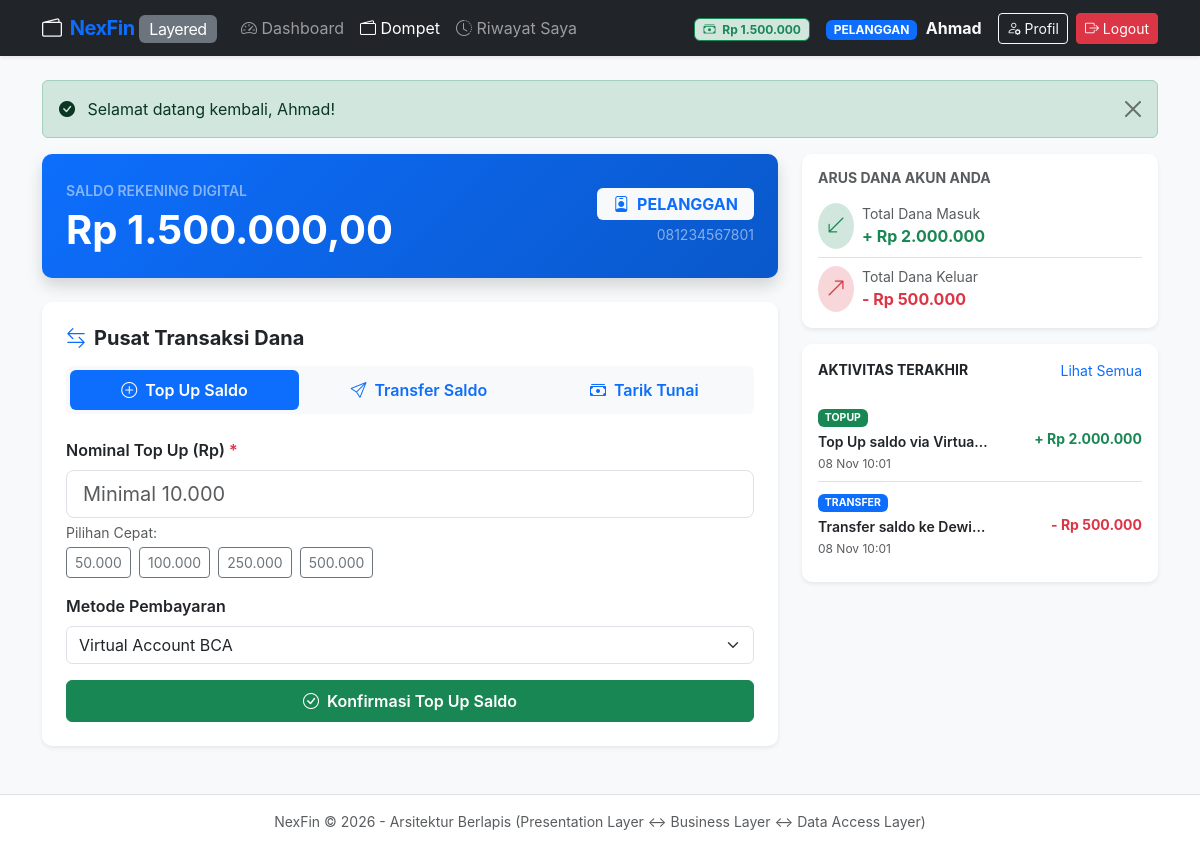
The page /Layered/index.php?page=wallet (signed in) on the database its author committed.
### tables this page shows
CREATE TABLE `users` (
    `id` INT AUTO_INCREMENT PRIMARY KEY,
    `nama_depan` VARCHAR(50) NOT NULL,
    `nama_belakang` VARCHAR(50) NOT NULL,
    `no_hp` VARCHAR(20) NOT NULL UNIQUE,
    `email` VARCHAR(100) NOT NULL UNIQUE,
    `password` VARCHAR(255) NOT NULL,
    `role` ENUM('pelanggan', 'admin', 'super_admin') NOT NULL DEFAULT 'pelanggan',
    `status_aktif` BOOLEAN NOT NULL DEFAULT TRUE,
    `saldo` DECIMAL(15, 2) NOT NULL DEFAULT 0.00,
    `created_by` INT NULL,
    `created_at` TIMESTAMP NOT NULL DEFAULT CURRENT_TIMESTAMP,
    `updated_at` TIMESTAMP NOT NULL DEFAULT CURRENT_TIMESTAMP ON UPDATE CURRENT_TIMESTAMP,
    CONSTRAINT `fk_users_created_by` FOREIGN KEY (`created_by`) REFERENCES `users`(`id`) ON DELETE SET NULL ON UPDATE CASCADE
);

CREATE TABLE `transactions` (
    `id` INT AUTO_INCREMENT PRIMARY KEY,
    `pengirim_id` INT NULL,
    `penerima_id` INT NULL,
    `jenis` ENUM('TOPUP', 'TRANSFER', 'WITHDRAW') NOT NULL,
    `nominal` DECIMAL(15, 2) NOT NULL,
    `saldo_akhir` DECIMAL(15, 2) NOT NULL,
    `keterangan` VARCHAR(255) NULL,
    `created_at` TIMESTAMP NOT NULL DEFAULT CURRENT_TIMESTAMP,
    CONSTRAINT `fk_trans_pengirim` FOREIGN KEY (`pengirim_id`) REFERENCES `users`(`id`) ON DELETE SET NULL ON UPDATE CASCADE,
    CONSTRAINT `fk_trans_penerima` FOREIGN KEY (`penerima_id`) REFERENCES `users`(`id`) ON DELETE SET NULL ON UPDATE CASCADE
);

### Layered/src/presentation/views/wallet/index.php (the view, shortened to what the rows shown need)
<?php require __DIR__ . '/../layout/header.php'; ?>
<div class="row g-4">
    <div class="col-lg-8">
        <div class="card bg-primary text-white p-4 mb-4 shadow" style="background: linear-gradient(135deg, #0d6efd 0%, #0a58ca 100%);">
            <div class="d-flex justify-content-between align-items-center">
                <div>
                    <span class="text-white-50 small text-uppercase fw-semibold">Saldo Rekening Digital</span>
                    <h1 class="display-6 fw-bold mb-0 mt-1">
                        Rp <?= number_format($currentBalance, 2, ',', '.') ?>
                    </h1>
                </div>
                <div class="text-end">
                    <span class="badge bg-light text-primary px-3 py-2 fs-6">
                        <i class="bi bi-person-badge me-1"></i> <?= htmlspecialchars(strtoupper($currentUser['role'])) ?>
                    </span>
                    <div class="small text-white-50 mt-1"><?= htmlspecialchars($currentUser['no_hp']) ?></div>
                </div>
            </div>
        </div>
        <div class="card p-4 shadow-sm">
            <h5 class="fw-bold mb-3"><i class="bi bi-arrow-left-right text-primary me-2"></i>Pusat Transaksi Dana</h5>
            <ul class="nav nav-pills nav-fill mb-4 p-1 bg-light rounded" id="walletTab" role="tablist">
                <li class="nav-item" role="presentation">
                    <button class="nav-link active fw-semibold" id="topup-tab" data-bs-toggle="tab" data-bs-target="#topup" type="button" role="tab">
                        <i class="bi bi-plus-circle me-1"></i> Top Up Saldo
                    </button>
                </li>
                <li class="nav-item" role="presentation">
                    <button class="nav-link fw-semibold" id="transfer-tab" data-bs-toggle="tab" data-bs-target="#transfer" type="button" role="tab">
                        <i class="bi bi-send me-1"></i> Transfer Saldo
                    </button>
                </li>
                <li class="nav-item" role="presentation">
                    <button class="nav-link fw-semibold" id="withdraw-tab" data-bs-toggle="tab" data-bs-target="#withdraw" type="button" role="tab">
                        <i class="bi bi-cash-stack me-1"></i> Tarik Tunai
                    </button>
                </li>
            </ul>
            <div class="tab-content" id="walletTabContent">
                <div class="tab-pane fade show active" id="topup" role="tabpanel">
                    <form action="index.php?page=wallet-topup" method="POST">
                        <div class="mb-3">
                            <label class="form-label fw-semibold">Nominal Top Up (Rp) <span class="text-danger">*</span></label>
                            <input type="number" name="nominal" class="form-control form-control-lg" placeholder="Minimal 10.000" min="10000" step="1000" required>
                            <div class="form-text">Pilihan Cepat:</div>
                            <div class="d-flex gap-2 mt-1">
                                <button type="button" class="btn btn-sm btn-outline-secondary" onclick="document.getElementsByName('nominal')[0].value=50000">50.000</button>
                                <button type="button" class="btn btn-sm btn-outline-secondary" onclick="document.getElementsByName('nominal')[0].value=100000">100.000</button>
                                <button type="button" class="btn btn-sm btn-outline-secondary" onclick="document.getElementsByName('nominal')[0].value=250000">250.000</button>
                                <button type="button" class="btn btn-sm btn-outline-secondary" onclick="document.getElementsByName('nominal')[0].value=500000">500.000</button>
                            </div>
                        </div>
                        <div class="mb-3">
                            <label class="form-label fw-semibold">Metode Pembayaran</label>
                            <select name="keterangan" class="form-select">
                                <option value="Top Up via Virtual Account BCA">Virtual Account BCA</option>
                            </select>
                        </div>
                        <button type="submit" class="btn btn-success w-100 py-2 fw-semibold">
                            <i class="bi bi-check-circle me-1"></i> Konfirmasi Top Up Saldo
                        </button>
                    </form>
                </div>
            </div>
        </div>
    </div>
    <div class="col-lg-4">
        <div class="card p-3 mb-3 shadow-sm">
            <h6 class="fw-bold mb-3 text-muted text-uppercase small">Arus Dana Akun Anda</h6>
            <div class="d-flex justify-content-between align-items-center mb-2 pb-2 border-bottom">
                <div class="d-flex align-items-center">
                    <div class="rounded-circle bg-success-subtle p-2 text-success me-2">
                        <i class="bi bi-arrow-down-left fs-5"></i>
                    </div>
                    <div>
                        <div class="small text-muted">Total Dana Masuk</div>
                        <div class="fw-bold text-success">+ Rp <?= number_format($cashFlow['total_masuk'], 0, ',', '.') ?></div>
                    </div>
                </div>
            </div>
            <div class="d-flex justify-content-between align-items-center">
                <div class="d-flex align-items-center">
                    <div class="rounded-circle bg-danger-subtle p-2 text-danger me-2">
                        <i class="bi bi-arrow-up-right fs-5"></i>
                    </div>
                    <div>
                        <div class="small text-muted">Total Dana Keluar</div>
                        <div class="fw-bold text-danger">- Rp <?= number_format($cashFlow['total_keluar'], 0, ',', '.') ?></div>
                    </div>
                </div>
            </div>
        </div>
        <div class="card p-3 shadow-sm">
            <div class="d-flex justify-content-between align-items-center mb-3">
                <h6 class="fw-bold mb-0 text-dark small text-uppercase">Aktivitas Terakhir</h6>
                <a href="index.php?page=wallet-history" class="small text-primary text-decoration-none">Lihat Semua</a>
            </div>
            <?php if (empty($recentHistory)): ?>
                <div class="text-center py-4 text-muted small">
                    <i class="bi bi-receipt fs-4 d-block mb-1"></i> Belum ada aktivitas transaksi.
                </div>
            <?php else: ?>
                <ul class="list-group list-group-flush small">
                    <?php foreach ($recentHistory as $tx): ?>
                        <?php
                            $isIncoming = ($tx['jenis'] === 'TOPUP') || ($tx['jenis'] === 'TRANSFER' && $tx['penerima_id'] == $currentUser['id']);
                        ?>
                        <li class="list-group-item px-0 py-2 d-flex justify-content-between align-items-center">
                            <div>
                                <span class="badge <?= $tx['jenis'] === 'TOPUP' ? 'bg-success' : ($tx['jenis'] === 'TRANSFER' ? 'bg-primary' : 'bg-warning text-dark') ?>">
                                    <?= $tx['jenis'] ?>
                                </span>
                                <div class="fw-semibold text-truncate mt-1" style="max-width: 170px;" title="<?= htmlspecialchars($tx['keterangan']) ?>">
                                    <?= htmlspecialchars($tx['keterangan']) ?>
                                </div>
                                <span class="text-muted" style="font-size: 0.75rem;"><?= date('d M H:i', strtotime($tx['created_at'])) ?></span>
                            </div>
                            <div class="text-end fw-bold <?= $isIncoming ? 'text-success' : 'text-danger' ?>">
                                <?= $isIncoming ? '+' : '-' ?> Rp <?= number_format($tx['nominal'], 0, ',', '.') ?>
                            </div>
                        </li>
                    <?php endforeach; ?>
                </ul>
            <?php endif; ?>
        </div>
    </div>
</div>
<?php require __DIR__ . '/../layout/footer.php'; ?>

### Layered/src/presentation/views/layout/header.php (shortened to what the rows shown need)
<?php
$currentUser = $_SESSION['user'] ?? null;
$page = $_GET['page'] ?? '';
?>
<!DOCTYPE html>
<html lang="id">
<head>
    <link href="https://cdn.jsdelivr.net/npm/bootstrap@5.3.3/dist/css/bootstrap.min.css" rel="stylesheet">
    <link href="https://cdn.jsdelivr.net/npm/bootstrap-icons@1.11.3/font/bootstrap-icons.min.css" rel="stylesheet">
</head>
<body>
<nav class="navbar navbar-expand-lg navbar-dark bg-dark mb-4 shadow-sm">
    <div class="container">
        <a class="navbar-brand text-primary fw-bold" href="index.php?page=dashboard">
            <i class="bi bi-wallet2 text-light me-1"></i> NexFin <span class="badge bg-secondary fs-6 fw-normal">Layered</span>
        </a>
        <div class="collapse navbar-collapse" id="navMenu">
            <?php if ($currentUser): ?>
                <ul class="navbar-nav me-auto mb-2 mb-lg-0">
                    <li class="nav-item">
                        <a class="nav-link <?= $page === 'dashboard' ? 'active' : '' ?>" href="index.php?page=dashboard">
                            <i class="bi bi-speedometer2"></i> Dashboard
                        </a>
                    </li>
                    <?php if ($currentUser['role'] === 'pelanggan' || $currentUser['role'] === 'admin'): ?>
                        <li class="nav-item">
                            <a class="nav-link <?= $page === 'wallet' ? 'active' : '' ?>" href="index.php?page=wallet">
                                <i class="bi bi-wallet2"></i> Dompet
                            </a>
                        </li>
                        <li class="nav-item">
                            <a class="nav-link <?= $page === 'wallet-history' ? 'active' : '' ?>" href="index.php?page=wallet-history">
                                <i class="bi bi-clock-history"></i> Riwayat Saya
                            </a>
                        </li>
                    <?php endif; ?>
                </ul>
                <ul class="navbar-nav ms-auto align-items-center">
                    <?php if (isset($currentUser['saldo']) && ($currentUser['role'] === 'pelanggan' || $currentUser['role'] === 'admin')): ?>
                        <li class="nav-item me-3 text-light">
                            <span class="badge bg-success-subtle text-success border border-success px-2 py-1">
                                <i class="bi bi-cash-stack me-1"></i> Rp <?= number_format($currentUser['saldo'], 0, ',', '.') ?>
                            </span>
                        </li>
                    <?php endif; ?>
                    <li class="nav-item me-3 text-light">
                        <span class="badge bg-primary badge-role me-1"><?= htmlspecialchars(str_replace('_', ' ', $currentUser['role'])) ?></span>
                        <strong><?= htmlspecialchars($currentUser['nama_depan']) ?></strong>
                    </li>
                    <li class="nav-item me-2">
                        <a href="index.php?page=profile" class="btn btn-sm btn-outline-light">
                            <i class="bi bi-person-gear"></i> Profil
                        </a>
                    </li>
                    <li class="nav-item">
                        <a href="index.php?page=logout" class="btn btn-sm btn-danger">
                            <i class="bi bi-box-arrow-right"></i> Logout
                        </a>
                    </li>
                </ul>
            <?php endif; ?>
        </div>
    </div>
</nav>
<div class="container pb-5">
    <?php if (!empty($_SESSION['success'])): ?>
        <div class="alert alert-success alert-dismissible fade show" role="alert">
            <i class="bi bi-check-circle-fill me-2"></i> <?= $_SESSION['success'] ?>
            <button type="button" class="btn-close" data-bs-dismiss="alert"></button>
        </div>
    <?php endif; ?>

### rows shown on the page
users: saldo "1.500.000", role "PELANGGAN", nama_depan "Ahmad", saldo "1.500.000,00", no_hp "081234567801"
transactions: jenis "TOPUP", keterangan "Top Up saldo via Virtua…", created_at "08 Nov 10:01", nominal "2.000.000"
transactions: jenis "TRANSFER", keterangan "Transfer saldo ke Dewi…", created_at "08 Nov 10:01", nominal "500.000"

### other values the page prints
$_SESSION['success'] "Selamat datang kembali, Ahmad!"
$cashFlow['total_masuk'] "2.000.000"
$cashFlow['total_keluar'] "500.000"
